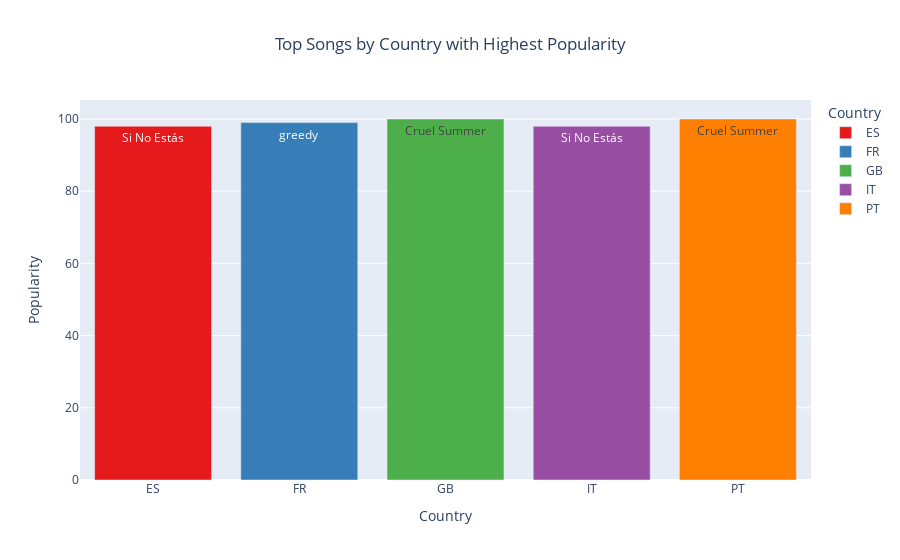

Source (notebook cell):
### Code cell
barplot_figure= func.barplot()
func.save_plot_to_image(barplot_figure, '../images/', 'top_songs.png')

### Figure 1 — Plotly figure (JSON) as saved in the notebook; plotly's stock layout.template omitted (floating-point values rounded to 4 significant figures)
{"data": [{"alignmentgroup": "True", "hovertemplate": "Country=%{x}<br>Popularity=%{y}<br>Title=%{text}<extra></extra>", "legendgroup": "ES", "marker": {"color": "rgb(228,26,28)", "pattern": {"shape": ""}}, "name": "ES", "offsetgroup": "ES", "orientation": "v", "showlegend": true, "text": ["Si No Estás"], "textposition": "auto", "type": "bar", "x": ["ES"], "xaxis": "x", "y": [98], "yaxis": "y"}, {"alignmentgroup": "True", "hovertemplate": "Country=%{x}<br>Popularity=%{y}<br>Title=%{text}<extra></extra>", "legendgroup": "FR", "marker": {"color": "rgb(55,126,184)", "pattern": {"shape": ""}}, "name": "FR", "offsetgroup": "FR", "orientation": "v", "showlegend": true, "text": ["greedy"], "textposition": "auto", "type": "bar", "x": ["FR"], "xaxis": "x", "y": [99], "yaxis": "y"}, {"alignmentgroup": "True", "hovertemplate": "Country=%{x}<br>Popularity=%{y}<br>Title=%{text}<extra></extra>", "legendgroup": "GB", "marker": {"color": "rgb(77,175,74)", "pattern": {"shape": ""}}, "name": "GB", "offsetgroup": "GB", "orientation": "v", "showlegend": true, "text": ["Cruel Summer"], "textposition": "auto", "type": "bar", "x": ["GB"], "xaxis": "x", "y": [100], "yaxis": "y"}, {"alignmentgroup": "True", "hovertemplate": "Country=%{x}<br>Popularity=%{y}<br>Title=%{text}<extra></extra>", "legendgroup": "IT", "marker": {"color": "rgb(152,78,163)", "pattern": {"shape": ""}}, "name": "IT", "offsetgroup": "IT", "orientation": "v", "showlegend": true, "text": ["Si No Estás"], "textposition": "auto", "type": "bar", "x": ["IT"], "xaxis": "x", "y": [98], "yaxis": "y"}, {"alignmentgroup": "True", "hovertemplate": "Country=%{x}<br>Popularity=%{y}<br>Title=%{text}<extra></extra>", "legendgroup": "PT", "marker": {"color": "rgb(255,127,0)", "pattern": {"shape": ""}}, "name": "PT", "offsetgroup": "PT", "orientation": "v", "showlegend": true, "text": ["Cruel Summer"], "textposition": "auto", "type": "bar", "x": ["PT"], "xaxis": "x", "y": [100], "yaxis": "y"}], "layout": {"barmode": "relative", "legend": {"title": {"text": "Country"}, "tracegroupgap": 0}, "title": {"text": "Top Songs by Country with Highest Popularity", "x": 0.5}, "xaxis": {"anchor": "y", "categoryarray": ["ES", "FR", "GB", "IT", "PT"], "categoryorder": "array", "domain": [0, 1], "title": {"text": "Country"}}, "yaxis": {"anchor": "x", "domain": [0, 1], "title": {"text": "Popularity"}}}}
